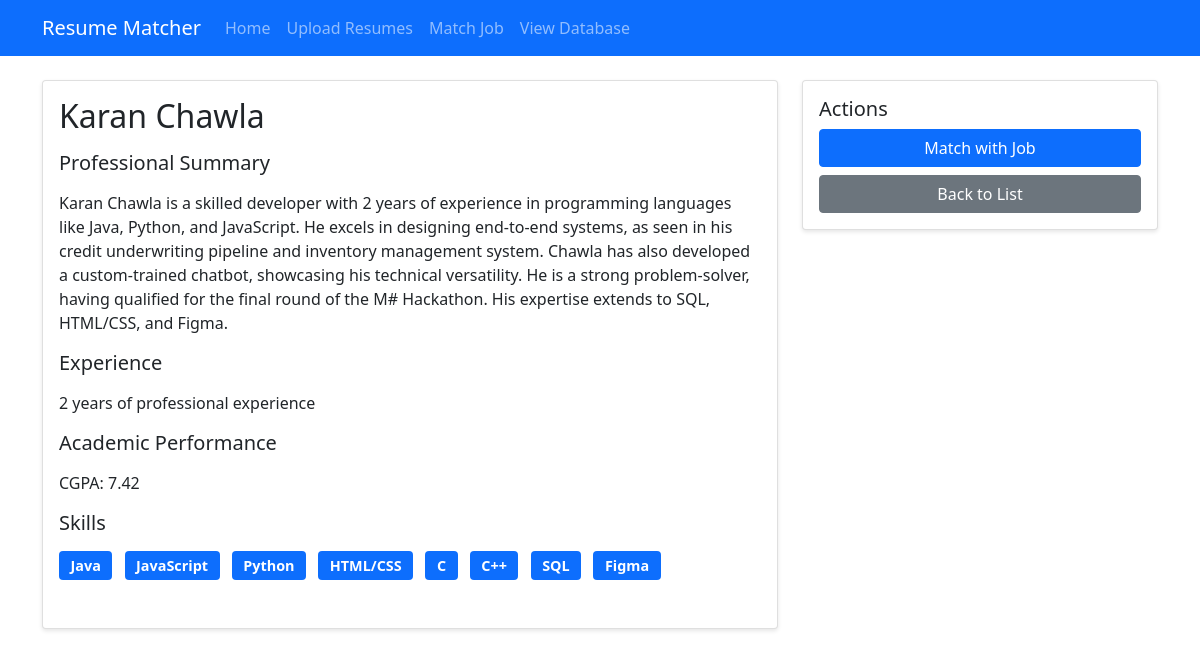
The page /resume/20 on the database its author committed.
### tables this page shows
CREATE TABLE resumes (
                id INTEGER PRIMARY KEY AUTOINCREMENT,
                filename TEXT NOT NULL,
                content TEXT NOT NULL,
                summary TEXT,
                skills TEXT,
                experience INTEGER,
                cgpa REAL,
                created_at TIMESTAMP DEFAULT CURRENT_TIMESTAMP
            , name TEXT DEFAULT '');

### app.py (the view)
@app.route('/resume/<resume_id>')
def resume_detail(resume_id):
    resume = db.get_resume(resume_id)
    if resume:
        return render_template('resume_detail.html', resume=resume)
    flash('Resume not found')
    return redirect(url_for('index'))

### templates/resume_detail.html (shortened to what this page needs)
{% extends "base.html" %}
{% block content %}
<div class="row">
    <div class="col-md-8">
        <div class="card mb-4">
            <div class="card-body">
                <h2 class="card-title">{{ resume.name }}</h2>
                <h5 class="mb-3">Professional Summary</h5>
                <p class="card-text">{{ resume.professional_summary }}</p>
                <h5 class="mb-3">Experience</h5>
                <p>{{ resume.total_years_experience }} years of professional experience</p>
                {% if resume.cgpa %}
                <h5 class="mb-3">Academic Performance</h5>
                <p>CGPA: {{ resume.cgpa }}</p>
                {% endif %}
                <h5 class="mb-3">Skills</h5>
                <div class="mb-4">
                    {% for skill in resume.skills %}
                    <span class="badge bg-primary me-2 mb-2">{{ skill }}</span>
                    {% endfor %}
                </div>
            </div>
        </div>
    </div>
    <div class="col-md-4">
        <div class="card">
            <div class="card-body">
                <h5 class="card-title">Actions</h5>
                <div class="d-grid gap-2">
                    <a href="{{ url_for('match') }}?pre_select={{ resume.id }}" class="btn btn-primary">
                        Match with Job
                    </a>
                    <a href="{{ url_for('index') }}" class="btn btn-secondary">
                        Back to List
                    </a>
                </div>
            </div>
        </div>
    </div>
</div>
{% endblock %}

### static/styles.css (style rules this page uses)
.card { box-shadow: 0 2px 4px rgba(0, 0, 0, 0.1); }
.badge { font-size: 0.9em; padding: 0.5em 0.8em; }
.card { transition: transform 0.2s; }

### rows shown on the page
resumes: name "Karan Chawla", professional_summary "Karan Chawla is a skilled developer with 2 years of experience in programming languages like Java, Python, and JavaScript. He excels in designing end-to-end systems, as seen in his credit underwriting pipeline and inventory management system. Chawla has also developed a custom-trained chatbot, showcasing his technical versatility. He is a strong problem-solver, having qualified for the final round of the M# Hackathon. His expertise extends to SQL, HTML/CSS, and Figma.", cgpa "7.42"

### other values the page prints
{{ resume.total_years_experience }} "2"
{{ skill }} "Java" "JavaScript" "Python" "HTML/CSS" "C" "C++" "SQL" "Figma"
